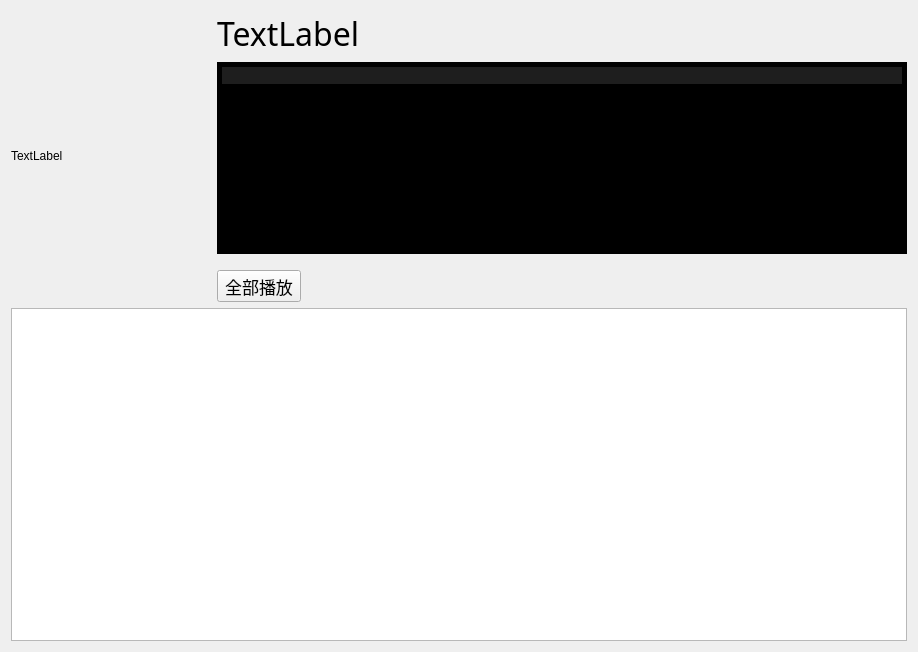
<?xml version="1.0" encoding="UTF-8"?>
<ui version="4.0">
 <class>FormLocalMusicList</class>
 <widget class="QWidget" name="FormLocalMusicList">
  <property name="geometry">
   <rect>
    <x>0</x>
    <y>0</y>
    <width>918</width>
    <height>652</height>
   </rect>
  </property>
  <property name="windowTitle">
   <string>Form</string>
  </property>
  <layout class="QVBoxLayout" name="verticalLayout_2" stretch="0,1">
   <item>
    <layout class="QHBoxLayout" name="horizontalLayout_2">
     <item>
      <widget class="QLabel" name="leftPictureLabel">
       <property name="minimumSize">
        <size>
         <width>200</width>
         <height>200</height>
        </size>
       </property>
       <property name="maximumSize">
        <size>
         <width>200</width>
         <height>200</height>
        </size>
       </property>
       <property name="text">
        <string>TextLabel</string>
       </property>
      </widget>
     </item>
     <item>
      <layout class="QVBoxLayout" name="verticalLayout">
       <item>
        <widget class="QLabel" name="explainTitleLabel">
         <property name="font">
          <font>
           <family>微软雅黑</family>
           <pointsize>24</pointsize>
          </font>
         </property>
         <property name="text">
          <string>TextLabel</string>
         </property>
        </widget>
       </item>
       <item>
        <widget class="QTextEdit" name="explainContextTextEdit">
         <property name="font">
          <font>
           <family>微软雅黑</family>
           <pointsize>13</pointsize>
          </font>
         </property>
         <property name="autoFillBackground">
          <bool>true</bool>
         </property>
         <property name="styleSheet">
          <string notr="true">QTextEdit#explainContextTextEdit
{
	background-color: rgb(0, 0, 0);
}</string>
         </property>
         <property name="readOnly">
          <bool>true</bool>
         </property>
         <property name="html">
          <string>&lt;!DOCTYPE HTML PUBLIC &quot;-//W3C//DTD HTML 4.0//EN&quot; &quot;http://www.w3.org/TR/REC-html40/strict.dtd&quot;&gt;
&lt;html&gt;&lt;head&gt;&lt;meta name=&quot;qrichtext&quot; content=&quot;1&quot; /&gt;&lt;style type=&quot;text/css&quot;&gt;
p, li { white-space: pre-wrap; }
&lt;/style&gt;&lt;/head&gt;&lt;body style=&quot; font-family:'微软雅黑'; font-size:13pt; font-weight:400; font-style:normal;&quot;&gt;
&lt;p style=&quot;-qt-paragraph-type:empty; margin-top:0px; margin-bottom:0px; margin-left:0px; margin-right:0px; -qt-block-indent:0; text-indent:0px; font-family:'SimSun'; font-size:9pt; background-color:#1e1e1e;&quot;&gt;&lt;br /&gt;&lt;/p&gt;&lt;/body&gt;&lt;/html&gt;</string>
         </property>
        </widget>
       </item>
       <item>
        <spacer name="verticalSpacer">
         <property name="orientation">
          <enum>Qt::Vertical</enum>
         </property>
         <property name="sizeHint" stdset="0">
          <size>
           <width>20</width>
           <height>10</height>
          </size>
         </property>
        </spacer>
       </item>
       <item>
        <layout class="QHBoxLayout" name="horizontalLayout">
         <item>
          <widget class="QToolButton" name="playAllButton">
           <property name="font">
            <font>
             <family>微软雅黑</family>
             <pointsize>13</pointsize>
            </font>
           </property>
           <property name="text">
            <string>全部播放</string>
           </property>
          </widget>
         </item>
         <item>
          <spacer name="horizontalSpacer">
           <property name="orientation">
            <enum>Qt::Horizontal</enum>
           </property>
           <property name="sizeHint" stdset="0">
            <size>
             <width>40</width>
             <height>20</height>
            </size>
           </property>
          </spacer>
         </item>
        </layout>
       </item>
      </layout>
     </item>
    </layout>
   </item>
   <item>
    <widget class="QTableView" name="musicTableView"/>
   </item>
  </layout>
 </widget>
 <resources/>
 <connections/>
</ui>
